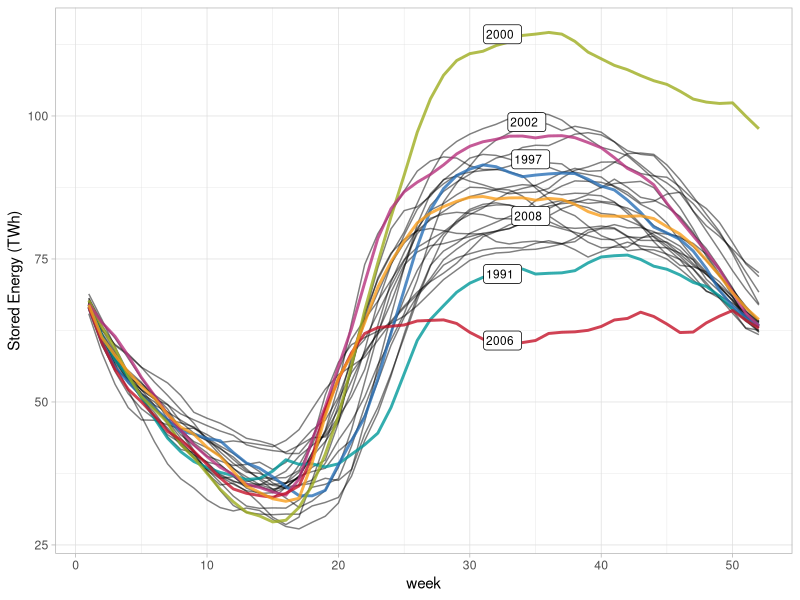

The R script that drew this image:
# This code has been used to generate the figures in the following report:
# De Felice, M., Busch, S., Kanellopoulos, K., Kavvadias, K. and Hidalgo Gonzalez, I.,
# Power system flexibility in a variable climate,
# ISBN 978-92-76-18183-5 (online), doi:10.2760/75312 (online)
# This code is released under Creative Commons Attribution 4.0 International (CC BY 4.0) licence
# (https://creativecommons.org/licenses/by/4.0/).

library(tidyverse)
library(ggrepel)

toplot <- read_csv("data_figure21.csv")

level_stats <- toplot %>%
  group_by(id) %>%
  summarise(avg = mean(level)) %>%
  mutate(r = rank(avg)) %>%
  dplyr::filter(r %in% c(1, 2, 13, 14, 25, 26)) %>%
  arrange(r)

g <- ggplot(toplot, aes(x = week, y = level, group = id)) +
  geom_line(
    data = toplot %>% dplyr::filter(!(id %in% level_stats$id)),
    alpha = 0.5
  ) +
  geom_line(
    data = toplot %>% dplyr::filter(id %in% level_stats$id),
    alpha = 0.8, size = 1, aes(color = as.factor(id))
  ) +
  geom_label_repel(
    data = toplot %>%
      dplyr::filter(week == 35, id %in% level_stats$id),
    aes(label = id),
    hjust = 0,
    segment.size = 0.5,
    size = 3
  ) +
  theme_light() +
  labs(x = "week", y = "Stored Energy (TWh)") +
  scale_color_manual(
    values = c("#00989a", "#286fb7", "#9dad20", "#b6317d", "#c4132a", "#f99d1c"),
    guide = FALSE
  )

ggsave("figure21.png", width = 6, height = 3)
